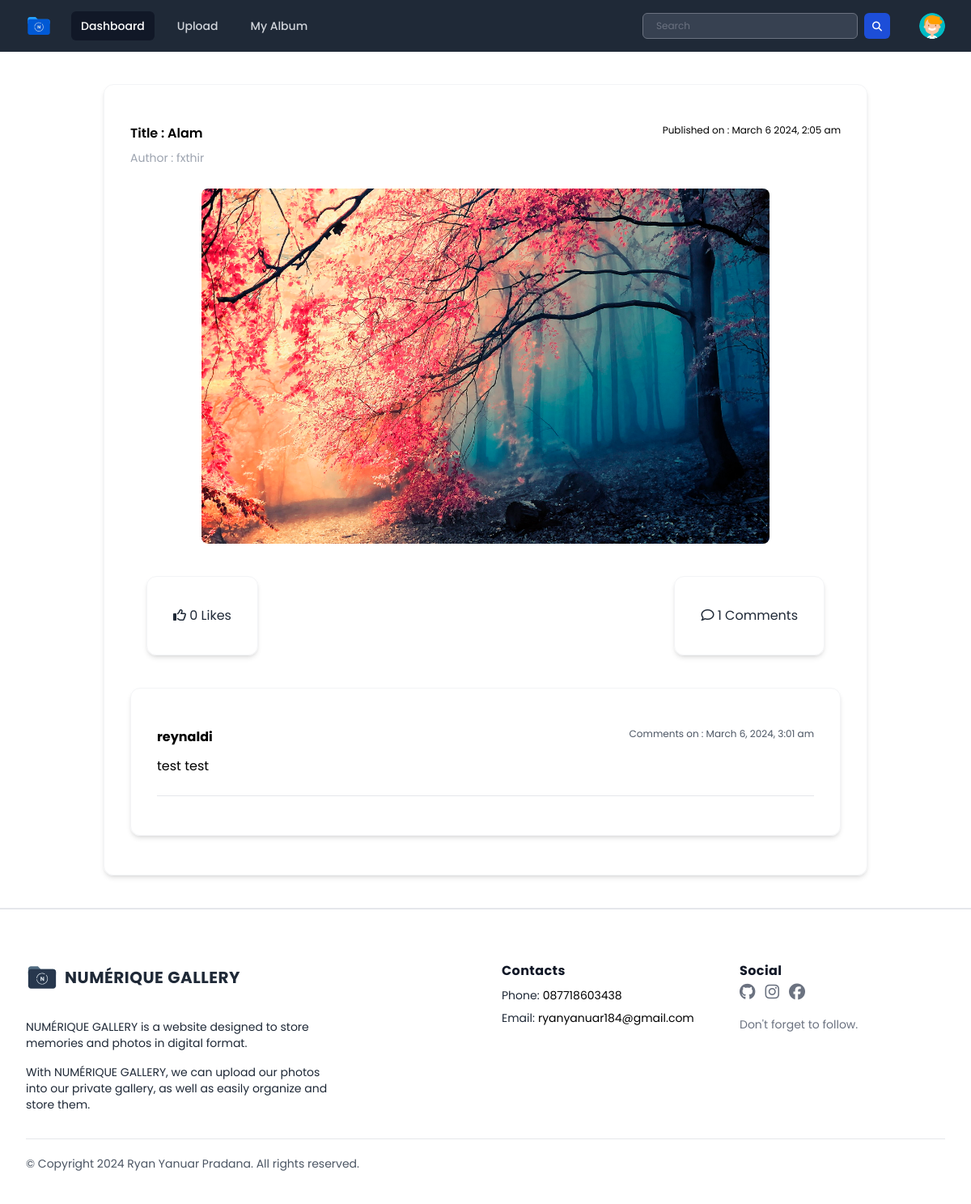
The page /public/page/guest/post-guest.php?photoID=6 on the database its author committed.
### tables this page shows
CREATE TABLE `photos` (
  `photoID` int(11) NOT NULL,
  `userID` int(11) NOT NULL,
  `albumID` int(11) DEFAULT 0,
  `title` varchar(100) DEFAULT NULL,
  `description` text DEFAULT NULL,
  `image_path` varchar(255) DEFAULT NULL,
  `createdAt` timestamp NOT NULL DEFAULT current_timestamp() ON UPDATE current_timestamp(),
  `category` varchar(255) NOT NULL,
  `acces_level` varchar(255) NOT NULL
);

CREATE TABLE `users` (
  `userID` int(11) NOT NULL,
  `name` varchar(255) DEFAULT NULL,
  `username` varchar(50) NOT NULL,
  `password` varchar(255) NOT NULL,
  `email` varchar(100) NOT NULL,
  `access_level` varchar(50) DEFAULT 'user',
  `last_login` datetime DEFAULT NULL,
  `createdAt` timestamp NOT NULL DEFAULT current_timestamp(),
  `profile_photo` varchar(255) DEFAULT 'default_profile.svg'
);

CREATE TABLE `comments` (
  `commentID` int(11) NOT NULL,
  `userID` int(11) DEFAULT NULL,
  `photoID` int(11) DEFAULT NULL,
  `commentText` text DEFAULT NULL,
  `createdAt` timestamp NOT NULL DEFAULT current_timestamp() ON UPDATE current_timestamp()
);

### public/page/guest/post-guest.php (the view, shortened to what this page needs)
<?php
include "../../../database/koneksi.php";
$photoID = isset($_GET['photoID']) ? $_GET['photoID'] : null;
$query = "SELECT photos.photoID, photos.userID, photos.title, photos.description, photos.image_path, photos.createdAt, users.name, users.username
        FROM photos
        INNER JOIN users ON photos.userID = users.userID
        WHERE photos.photoID = $photoID";
$result = mysqli_query($conn, $query);
if ($result && mysqli_num_rows($result) > 0) {
    $row = mysqli_fetch_assoc($result);
    $title = $row['title'];
    $image_path = $row['image_path'];
    $createdAt = date('F j Y, g:i a', strtotime($row['createdAt']));
    $username = $row['username'];
}
$queryLikes = "SELECT COUNT(*) AS totalLikes FROM likes WHERE photoID = $photoID";
$resultLikes = mysqli_query($conn, $queryLikes);
if ($resultLikes) {
    $rowLikes = mysqli_fetch_assoc($resultLikes);
    $totalLikes = $rowLikes['totalLikes'];
} else {
    $totalLikes = 0;
}
$queryComments = "SELECT comments.commentText, comments.createdAt, users.username, comments.userID, comments.commentID, users.userID
                      FROM comments
                      INNER JOIN users ON comments.userID = users.userID
                      WHERE comments.photoID = $photoID
                      ORDER BY comments.createdAt DESC";
$resultComments = mysqli_query($conn, $queryComments);
$countComments = "SELECT COUNT(*) AS totalComments FROM comments WHERE photoID = $photoID";
$resultCommentsCount = mysqli_query($conn, $countComments);
if ($resultCommentsCount) {
    $rowComments = mysqli_fetch_array($resultCommentsCount);
    $totalComment = $rowComments["totalComments"];
} else {
    $totalComment = 0;
}
?>
<!DOCTYPE html>
<html lang="en">
<head>
    <link rel="stylesheet" href="../../css/output.css">
    <link rel="stylesheet" href="../../css/style.css">
    <link rel="stylesheet" href="../../css/all.min.css">
    <link rel="stylesheet" href="../../css/fontawesome.min.css">
</head>
<body class="h-screen overflow-x-hidden font-poppins">
    <div x-data="{ open: false, profileMenuOpen: false }">
        <nav class="bg-gray-800">
            <div class="mx-auto max-w-7xl px-2 sm:px-6 lg:px-8">
                <div class="relative flex h-16 items-center justify-between">
                    <div class="flex flex-1 items-center justify-center sm:items-stretch sm:justify-start">
                        <div class="flex flex-shrink-0 items-center">
                            <img class="h-8 w-auto" src="../../assets/logo/logo-secondary.svg" alt="Numérique Gallery">
                        </div>
                        <div class="hidden sm:ml-6 sm:block">
                            <div class="flex space-x-4">
                                <a href="../index.php" class="bg-gray-900 text-white rounded-md px-3 py-2 text-sm font-medium" aria-current="page">Dashboard</a>
                                <a href="../user/register.php" class="text-gray-300 hover:bg-gray-700 hover:text-white rounded-md px-3 py-2 text-sm font-medium">Upload</a>
                                <a href="../user/register.php" class="text-gray-300 hover:bg-gray-700 hover:text-white rounded-md px-3 py-2 text-sm font-medium">My Album</a>
                            </div>
                        </div>
                    </div>
                    <div class="flex items-center">
                        <form action="./result-search_guest.php" class="flex flex-row gap-2" method="GET">
                            <div class="hidden sm:block">
                                <input type="text" name="search" placeholder="Search" class="bg-gray-700 text-white px-4 py-3 h-8 rounded-md text-xs focus:outline-none focus:shadow-outline">
                            </div>
                            <button type="submit" class="text-white block bg-blue-700 hover:bg-blue-800 focus:ring-4 focus:ring-blue-300 font-medium rounded-md text-sm  h-8 w-8 dark:bg-blue-600 dark:hover:bg-blue-700 focus:outline-none dark:focus:ring-blue-800"><i class="fa-solid fa-magnifying-glass text-xs mx-auto"></i></button>
                        </form>
                    </div>
                    <div class="absolute inset-y-0 right-0 flex items-center pr-2 sm:static sm:inset-auto sm:ml-6 sm:pr-0">
                        <div class="relative ml-3">
                            <div>
                                <button @click="profileMenuOpen = !profileMenuOpen" type="button" class="relative flex rounded-full bg-gray-800 text-sm focus:outline-none focus:ring-2 focus:ring-white focus:ring-offset-2 focus:ring-offset-gray-800" id="user-menu-button" aria-expanded="false" aria-haspopup="true">
                                    <span class="absolute -inset-1.5"></span>
                                    <img class="h-8 w-8 rounded-full" src="../../../database/uploads/default_profile.svg" alt="">
                                </button>
                            </div>
                        </div>
                    </div>
                </div>
            </div>
    </div>
    <div class="container mx-auto ">
        <div class="m-10 border-gray-100 border shadow-md rounded-xl py-12 px-8">
            <div class="mx-auto flex justify-between ">
                <div class="">
                    <p class="font-semibold">
                        <span>Title : </span> <?= $title; ?>
                    </p>
                    <p class="pt-2 text-sm text-gray-400">
                        <span class="font-normal">Author : </span><?= $username ?>
                    </p>
                    <p class="pt-2">
                    </p>
                </div>
                <div class="">
                    <p class="text-xs">
                        <span>Published on : </span><?= $createdAt ?>
                    </p>
                </div>
            </div>
            <div class='flex justify-center mt-5'>
                <img class="rounded-lg w-4/5" src="../../../database/uploads/<?= $image_path; ?>" alt="<?= $title; ?>">
            </div>
            <div class="flex justify-between mt-5">
                <div class="m-5 border-gray-100 border shadow-md rounded-xl py-12 px-8 h-10 flex items-center">
                    <a href="../user/register.php" class="text-gray-800">
                        <i class="fa-regular fa-thumbs-up"></i>
                        <span><?= $totalLikes ?> Likes</span>
                    </a>
                </div>
                <div class="m-5 border-gray-100 border shadow-md rounded-xl py-12 px-8 h-10 flex items-center">
                    <div class="">
                        <a href="../user/register.php" class="text-gray-800">
                            <i class="fa-regular fa-comment"></i> <?= $totalComment; ?> Comments
                        </a>
                    </div>
                </div>
            </div>
            <div class="mt-5">
                <?php if ($resultComments && mysqli_num_rows($resultComments) > 0) { ?>
                    <div class="border-gray-100 border shadow-md rounded-xl py-12 px-8">
                        <?php while ($comment = mysqli_fetch_assoc($resultComments)) { ?>
                            <div class="mb-3 flex justify-between">
                                <div class="mb-3">
                                    <p class="font-bold mb-3"><?= htmlspecialchars($comment['username']) ?></p>
                                    <p><?= htmlspecialchars($comment['commentText']) ?></p>
                                </div>
                                <div class="">
                                    <p class="text-gray-600 text-xs">Comments on : <?= date("F j, Y, g:i a", strtotime($comment['createdAt'])) ?></p>
                                </div>
                            </div>
                            <hr>
                        <?php } ?>
                    </div>
                <?php } else { ?>
                    <p class="text-gray-600">No comments yet.</p>
                <?php } ?>
            </div>
        </div>
    </div>
    <div class="px-4 pt-16 mx-auto sm:max-w-xl md:max-w-full lg:max-w-screen-xl md:px-24 lg:px-8 border-t-2 mt-10">
        <div class="grid gap-10 row-gap-6 mb-8 sm:grid-cols-2 lg:grid-cols-4">
            <div class="sm:col-span-2">
                <a href="../index.php" aria-label="Go home" title="Company" class="inline-flex items-center">
                    <img src="../../assets/logo/logo-main.svg" class="h-10 w-auto" alt="Numérique Gallery">
                    <span class="ml-2 text-xl font-bold tracking-wide text-gray-800 uppercase">Numérique Gallery</span>
                </a>
                <div class="mt-6 lg:max-w-sm">
                    <p class="text-sm text-gray-800">
                        NUMÉRIQUE GALLERY is a website designed to store memories and photos in digital format.
                    </p>
                    <p class="mt-4 text-sm text-gray-800">
                        With NUMÉRIQUE GALLERY, we can upload our photos into our private gallery, as well as easily organize and store them.
                    </p>
                </div>
            </div>
            <div class="space-y-2 text-sm">
                <p class="text-base font-bold tracking-wide text-gray-900">Contacts</p>
                <div class="flex">
                    <p class="mr-1 text-gray-800">Phone:</p>
                    <span class="transition-colors duration-300 text-deep-purple-accent-400 hover:text-deep-purple-800">087718603438</span>
                </div>
                <div class="flex">
                    <p class="mr-1 text-gray-800">Email:</p>
                    <span class="transition-colors duration-300 text-deep-purple-accent-400 hover:text-deep-purple-800">ryanyanuar184@gmail.com</span>
                </div>
            </div>
            <div>
                <span class="text-base font-bold tracking-wide text-gray-900">Social</span>
                <div class="flex items-center mt-1 space-x-3">
                    <a href="https://github.com/Rynr615" target="_blank" class="text-gray-500 transition-colors duration-300 hover:text-gray-500">
                        <i class="fa-brands fa-github text-xl"></i>
                    </a>
                    <a href="https://www.instagram.com/ryn_ynr/" target="_blank" class="text-gray-500 transition-colors duration-300 hover:hover:text-gray-500">
                        <i class="fa-brands fa-instagram text-xl"></i>
                    </a>
                    <a href="https://www.facebook.com/profile.php?id=100055706964435" target="_blank" class="text-gray-500 transition-colors duration-300 hover:hover:text-gray-500">
                        <i class="fa-brands fa-facebook text-xl"></i>
                    </a>
                </div>
                <p class="mt-4 text-sm text-gray-500">
                    Don't forget to follow.
                </p>
            </div>
        </div>
        <div class="flex flex-col-reverse justify-between pt-5 pb-10 border-t lg:flex-row">
            <p class="text-sm text-gray-600">
                © Copyright 2024 Ryan Yanuar Pradana. All rights reserved.
            </p>
        </div>
    </div>
</body>
</html>

### public/css/style.css (style rules this page uses)
* { font-family : 'Poppins', sans-serif; }

### rows shown on the page
photos: title "Alam", userID.username "fxthir", createdAt "March 6 2024, 2:05 am", image_path (picture)
comments: userID.username "reynaldi", commentText "test test", createdAt "March 6, 2024, 3:01 am"

### other values the page prints
$totalLikes "0"
$totalComment "1"
